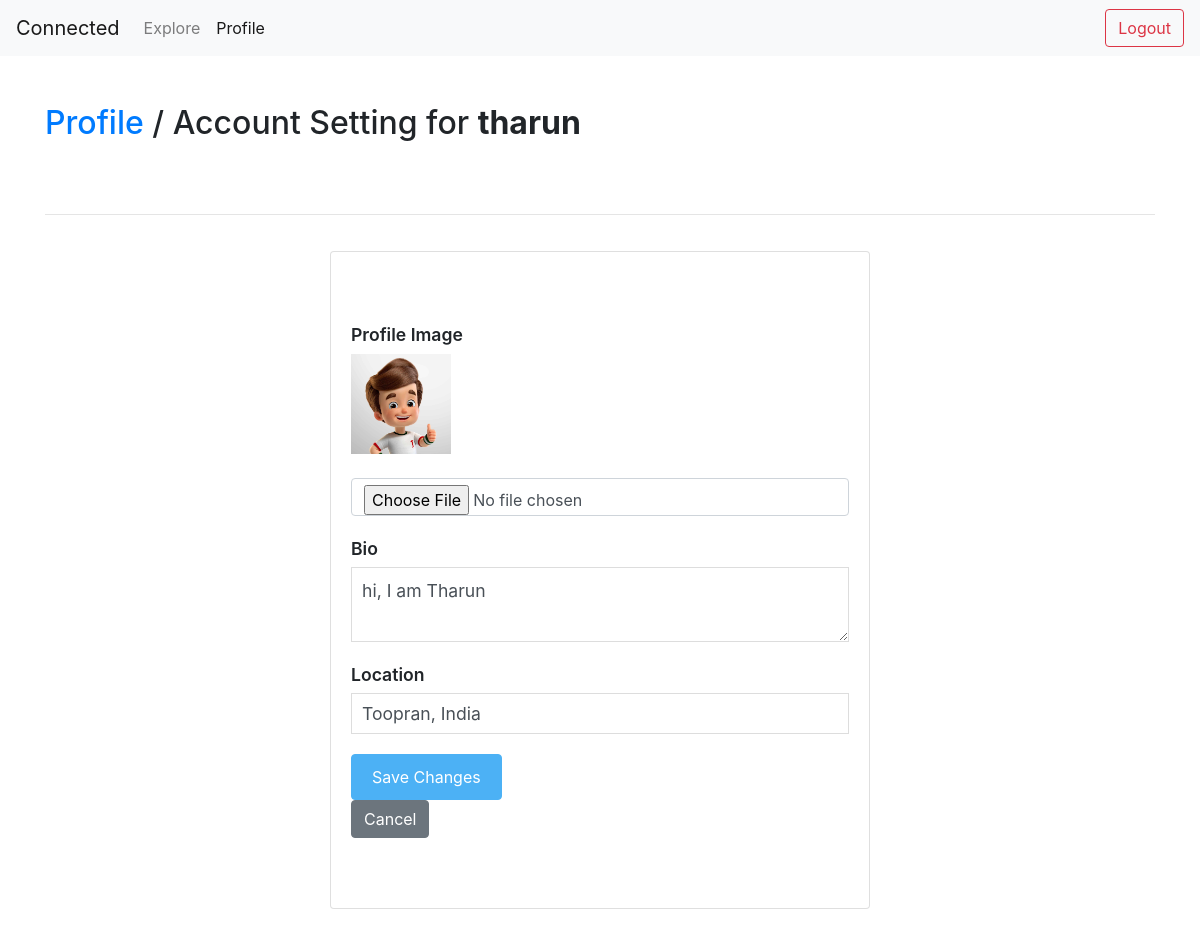
The app's page /edit_profile (signed in) with its own data.
### core/models.py (models this page shows, shortened)
class Profile(models.Model):
    user = models.ForeignKey(User, on_delete=models.CASCADE)
    id_user = models.IntegerField()
    bio = models.TextField(blank=True)
    image = models.ImageField(upload_to='profile/images/', default='blank-profile-picture.png')
    location = models.CharField(max_length=100, blank=True)

### core/views.py (the view, shortened to what this page needs)
# urls.py: path('edit_profile', views.edit_profile, name='edit_profile'),
@login_required(login_url='login')
def edit_profile(request):
    user_profile = Profile.objects.get(user=request.user)
    return render(request, "core/edit_profile.html", {'user_profile': user_profile})

### core/templates/core/edit_profile.html (shortened to what this page needs)
{% load static %}
<!DOCTYPE html>
<html>
<head>
    <link rel="stylesheet" href="https://stackpath.bootstrapcdn.com/bootstrap/4.4.1/css/bootstrap.min.css">
    <link rel="stylesheet" href="{% static 'css/edit_profile.css' %}">
</head>
<body>
    <nav class="navbar navbar-expand-lg navbar-light bg-light">
        <a class="navbar-brand" href="#">Connected</a>
        <div class="collapse navbar-collapse" id="navbarNav">
            <ul class="navbar-nav mr-auto">
                <li class="nav-item">
                    <a class="nav-link" href="{% url 'explore' %}">Explore</a>
                </li>
                <li class="nav-item active">
                    <a class="nav-link" href="#">Profile</span></a>
                </li>
            </ul>
            <ul class="navbar-nav">
                <li class="nav-item">
                    <a href="/profile/{{user_profile.user}}" class="btn btn-outline-danger">Logout</a>
                </li>
            </ul>
        </div>
    </nav>
    <div class="container my-5">
        <h2 class="text-2xl leading-none text-gray-900 tracking-tight mt-3"><a href="/profile/{{user.username}}">Profile</a> / Account Setting for <b>{{user.username}}</b></h2>
        <br><br><hr>
        <div class="row">
            <div class="col-md-6 offset-md-3">
                <div class="card">
                    <div class="card-body">
                        <form id="edit-profile-form" action="" method="post" enctype="multipart/form-data">
                            <div class="form-group">
                                <label for="profile-picture">Profile Image</label>
                                <br>
                                <img width="100" height="100" src="{{user_profile.image.url}}" alt="Profile Picture" />
                                <br><br>
                                <input type="file" name="profile_picture" id="profile-picture" class="form-control">
                            </div>
                            <div class="form-group">
                                <label for="bio">Bio</label>
                                <textarea name="bio" id="bio" class="form-control">{{ user_profile.bio }}</textarea>
                            </div>
                            <div class="form-group">
                                <label for="location">Location</label>
                                <input type="text" name="location" id="location" class="form-control" value="{{ user_profile.location }}">
                            </div>
                            <button type="submit" class="btn btn-primary">Save Changes</button>
                            <br>
                            <a href="/profile/{{user_profile.user.username}}" class="btn btn-secondary">Cancel</a>
                        </form>
                    </div>
                </div>
            </div>
        </div>
    </div>
</body>
</html>

### core/static/css/edit_profile.css (style rules this page uses)
.card { margin-top: 20px; }
#edit-profile-form { margin: 50px auto; max-width: 600px; }
#edit-profile-form .form-group { margin-bottom: 20px; }
#edit-profile-form label { font-weight: 600; font-size: 1.1em; margin-bottom: 5px; }
#edit-profile-form input[type=text], #edit-profile-form textarea { border-radius: 0; box-shadow: none; border-color: #ddd; padding: 10px; font-size: 1.1em; }
#edit-profile-form button[type=submit] { background-color: #4cb1f5; border-color: #4cb1f5; padding: 10px 20px; }

### records on screen
Profile: image (picture), bio "hi, I am Tharun", location "Toopran, India"

### other values on screen
{{ user.username }} "tharun"
